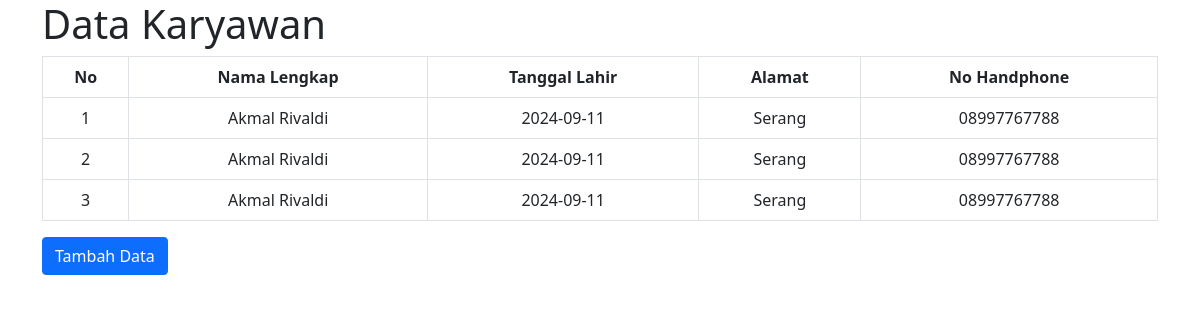
Page /tampil_karyawan.php (signed in) on the committed database.
### tables this page shows
CREATE TABLE `karyawan` (
  `id` int(11) NOT NULL,
  `namaLengkap` varchar(50) NOT NULL,
  `tanggalLahir` date NOT NULL,
  `alamat` varchar(50) NOT NULL,
  `noHandphone` varchar(30) NOT NULL
);

### function.php (called while the page is built, shortened)
<?php
$conn = mysqli_connect('localhost', 'root', '', 'db_cwr');
function query($query){
    global $conn;
    $rows = [];
    $result = mysqli_query($conn, $query);
    while ($row = mysqli_fetch_assoc($result)){
        $rows[] = $row;
    }
    return $rows;
}
?>

### tampil_karyawan.php (the view, shortened to what this page needs)
<?php
require ('function.php');
$dataKaryawan = query("SELECT * FROM karyawan");
?>
<!doctype html>
<html lang="en">
  <head>
    <link href="https://cdn.jsdelivr.net/npm/bootstrap@5.0.2/dist/css/bootstrap.min.css" rel="stylesheet">
  </head>
  <body>
    <div class="container">
    <h1>Data Karyawan</h1>
<table class="table table-bordered text-center">
<thead>
<tr>
  <th scope="col">No</th>
  <th scope="col">Nama Lengkap</th>
  <th scope="col">Tanggal Lahir</th>
  <th scope="col">Alamat</th>
  <th scope="col">No Handphone</th>
</tr>
</thead>
<tbody>
<?php $i = 1 ;?>
<?php foreach($dataKaryawan as $row) :?>
    <tr>
      <td><?= $i; ?></td>
      <td><?= $row['namaLengkap']; ?></td>
      <td><?= $row['tanggalLahir']; ?></td>
      <td><?= $row['alamat']; ?></td>
      <td><?= $row['noHandphone']; ?></td>
    </tr>
<?php $i++ ;?>
<?php endforeach ;?>
</tbody>
</table>
<a href="add_karyawan.php" class="btn btn-primary">Tambah Data</a>
    </div>
  </body>
</html>

### rows in the picture
karyawan: namaLengkap "Akmal Rivaldi", tanggalLahir "2024-09-11", alamat "Serang", noHandphone "08997767788"
karyawan: namaLengkap "Akmal Rivaldi", tanggalLahir "2024-09-11", alamat "Serang", noHandphone "08997767788"
karyawan: namaLengkap "Akmal Rivaldi", tanggalLahir "2024-09-11", alamat "Serang", noHandphone "08997767788"
